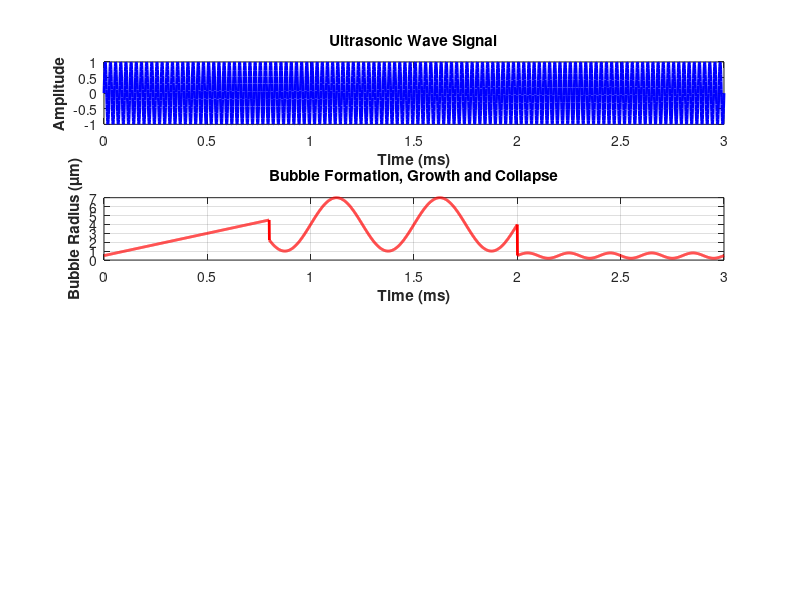

This chart was generated by the following MATLAB code: (Note: this script raises an error after producing the figure.)
clc;
clear;
close all;

% =========================================================
% PARAMETERS
% =========================================================

frequency = 40000;          % Ultrasonic Frequency (Hz)
amplitude = 1;

time_end = 0.003;           % Total Simulation Time
fs = 1000000;               % Sampling Frequency

t = linspace(0, time_end, fs*time_end);

% =========================================================
% ULTRASONIC WAVE
% =========================================================

wave = amplitude * sin(2*pi*frequency*t);

% =========================================================
% BUBBLE FORMATION MODEL
% =========================================================
% Stage 1 : Bubble Formation
% Stage 2 : Bubble Growth
% Stage 3 : Bubble Collapse

bubble_radius = zeros(size(t));

for i = 1:length(t)

    % -----------------------------------------------------
    % STAGE 1 : INITIAL BUBBLE FORMATION
    % -----------------------------------------------------

    if t(i) < 0.0008

        bubble_radius(i) = ...
            0.5 + 5000*t(i);

    % -----------------------------------------------------
    % STAGE 2 : BUBBLE GROWTH
    % -----------------------------------------------------

    elseif t(i) < 0.002

        bubble_radius(i) = ...
            4 + 3*sin(2*pi*2000*t(i));

    % -----------------------------------------------------
    % STAGE 3 : BUBBLE COLLAPSE
    % -----------------------------------------------------

    else

        bubble_radius(i) = ...
            0.5 + 0.3*sin(2*pi*5000*t(i));

    end

end

% =========================================================
% COLLAPSE DETECTION
% =========================================================

collapse_index = bubble_radius < 1;

% =========================================================
% HIGH ENERGY GENERATION
% =========================================================

energy = 1 ./ (bubble_radius.^2);

energy = energy / max(energy);

% =========================================================
% COMMAND WINDOW OUTPUT
% =========================================================

disp('===================================================');
disp(' ULTRASONIC CAVITATION PROCESS ANALYSIS ');
disp('===================================================');

fprintf('\n');

fprintf('Ultrasonic Frequency      : %.0f Hz\n', ...
        frequency);

fprintf('Simulation Time           : %.4f sec\n', ...
        time_end);

fprintf('Maximum Bubble Radius     : %.2f micrometer\n', ...
        max(bubble_radius));

fprintf('Minimum Bubble Radius     : %.2f micrometer\n', ...
        min(bubble_radius));

fprintf('Maximum Energy Generated  : %.2f\n', ...
        max(energy));

fprintf('Number of Collapse Events : %d\n', ...
        sum(collapse_index));

fprintf('\n');

disp('PROCESS STAGES:');
disp('1. Bubble Formation');
disp('2. Bubble Growth');
disp('3. Bubble Collapse');
disp('4. High Energy Generation');

fprintf('\n');

disp('===================================================');

% =========================================================
% FIGURE 1 : ULTRASONIC WAVE
% =========================================================

figure;

subplot(4,1,1);

plot(t*1000, wave, ...
     'b', ...
     'LineWidth',2);

xlabel('Time (ms)', ...
       'FontWeight','bold');

ylabel('Amplitude', ...
       'FontWeight','bold');

title('Ultrasonic Wave Signal', ...
      'FontWeight','bold');

grid on;

% =========================================================
% FIGURE 2 : BUBBLE FORMATION AND COLLAPSE
% =========================================================

subplot(4,1,2);

plot(t*1000, bubble_radius, ...
     'r', ...
     'LineWidth',2);

xlabel('Time (ms)', ...
       'FontWeight','bold');

ylabel('Bubble Radius (\mum)', ...
       'FontWeight','bold');

title('Bubble Formation, Growth and Collapse', ...
      'FontWeight','bold');

grid on;

hold on;

% =========================================================
% STAGE MARKING
% =========================================================

xline(0.8, '--k', ...
      'Formation End', ...
      'LineWidth',2);

xline(2.0, '--m', ...
      'Growth End', ...
      'LineWidth',2);

% =========================================================
% FIGURE 3 : HIGH ENERGY GENERATION
% =========================================================

subplot(4,1,3);

plot(t*1000, energy, ...
     'k', ...
     'LineWidth',2);

xlabel('Time (ms)', ...
       'FontWeight','bold');

ylabel('Normalized Energy', ...
       'FontWeight','bold');

title('High Energy Generation During Bubble Collapse', ...
      'FontWeight','bold');

grid on;

hold on;

[max_energy, idx] = max(energy);

plot(t(idx)*1000, ...
     max_energy, ...
     'ro', ...
     'MarkerSize',10, ...
     'LineWidth',2);

text(t(idx)*1000, ...
     max_energy, ...
     ' Peak Energy', ...
     'FontWeight','bold');

% =========================================================
% FIGURE 4 : BUBBLE FORMATION TIME PLOT
% =========================================================

subplot(4,1,4);

formation_phase = t <= 0.0008;

plot(t(formation_phase)*1000, ...
     bubble_radius(formation_phase), ...
     'g', ...
     'LineWidth',3);

xlabel('Time (ms)', ...
       'FontWeight','bold');

ylabel('Bubble Radius (\mum)', ...
       'FontWeight','bold');

title('Bubble Formation with Time', ...
      'FontWeight','bold');

grid on;

% =========================================================
% 3D VISUALIZATION
% =========================================================

figure;

plot3(t*1000, ...
      bubble_radius, ...
      energy, ...
      'LineWidth',2);

xlabel('Time (ms)', ...
       'FontWeight','bold');

ylabel('Bubble Radius (\mum)', ...
       'FontWeight','bold');

zlabel('Energy', ...
       'FontWeight','bold');

title('3D Ultrasonic Cavitation Dynamics', ...
      'FontWeight','bold');

grid on;

view(45,30);

% =========================================================
% BUBBLE ANIMATION
% =========================================================

figure;

for k = 1:300:length(t)

    clf;

    r = bubble_radius(k);

    theta = linspace(0,2*pi,300);

    x = r*cos(theta);
    y = r*sin(theta);

    fill(x, y, energy(k));

    colormap hot;
    colorbar;

    axis equal;
    axis([-10 10 -10 10]);

    title(['Bubble Radius = ', ...
           num2str(r,'%.2f'), ...
           ' \mum   |   Energy = ', ...
           num2str(energy(k),'%.2f')], ...
           'FontWeight','bold');

    drawnow;

end

% =========================================================
% FINAL MESSAGE
% =========================================================

disp('SIMULATION COMPLETED SUCCESSFULLY');
